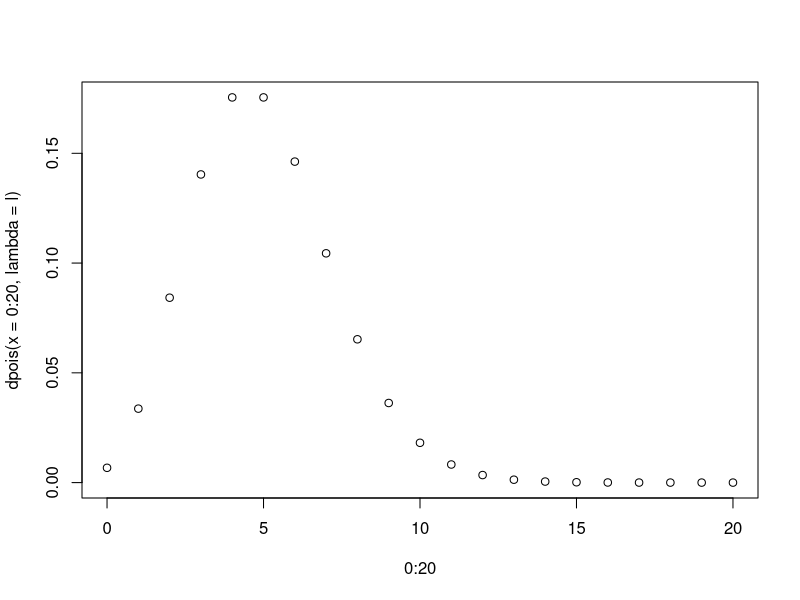
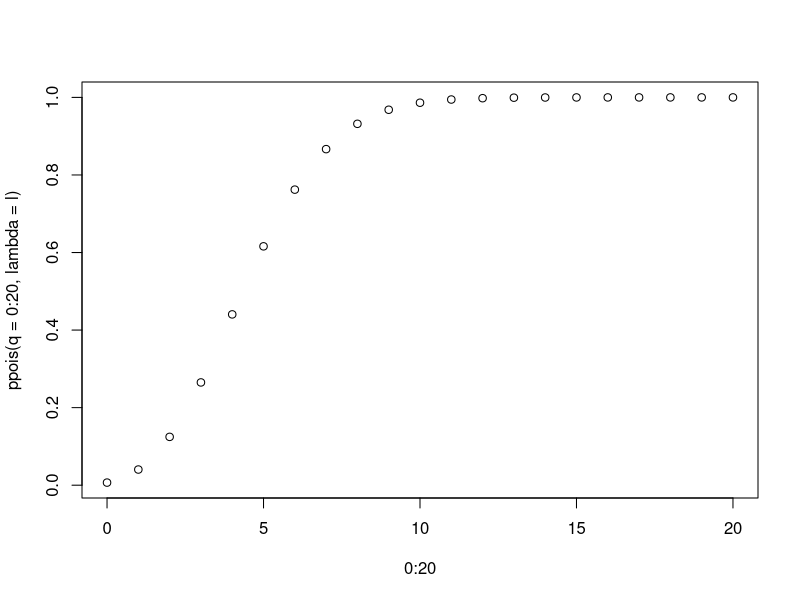
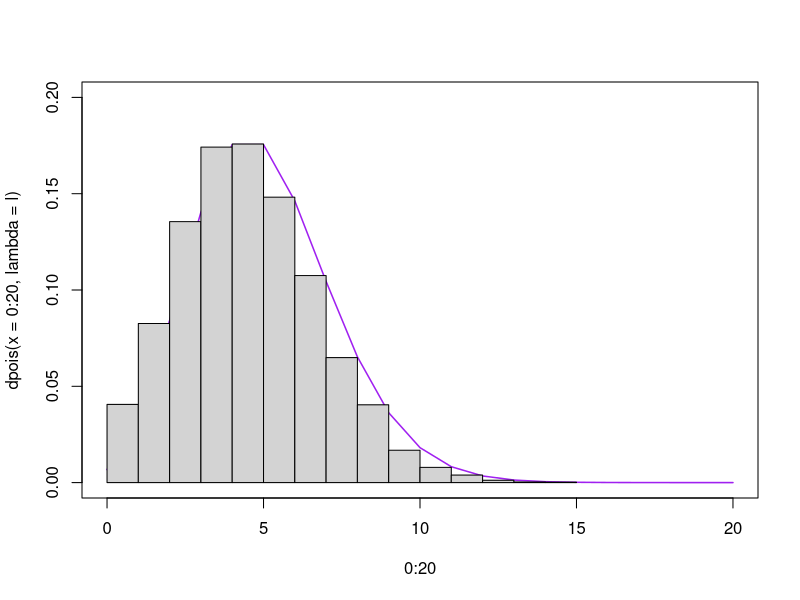

The R script that drew these images, in order:
## ---- chunk 1
knitr::opts_chunk$set(echo = TRUE)
## ---- chunk 2
l = 5
plot(0:20, dpois(x = 0:20, lambda = l))
plot(0:20, ppois(q = 0:20, lambda = l))
qpois(0.25, l)
qpois(0.50, l)
qpois(0.75, l)
plot(0:20, dpois(x = 0:20, lambda = l), type = 'l', col = 'purple', lwd = 1.5, ylim = c(0, 0.20))
hist(rpois(10000, l), freq = FALSE, add = TRUE)
## ---- chunk 3
Sys.setenv(RETICULATE_PYTHON = "/Python38")
